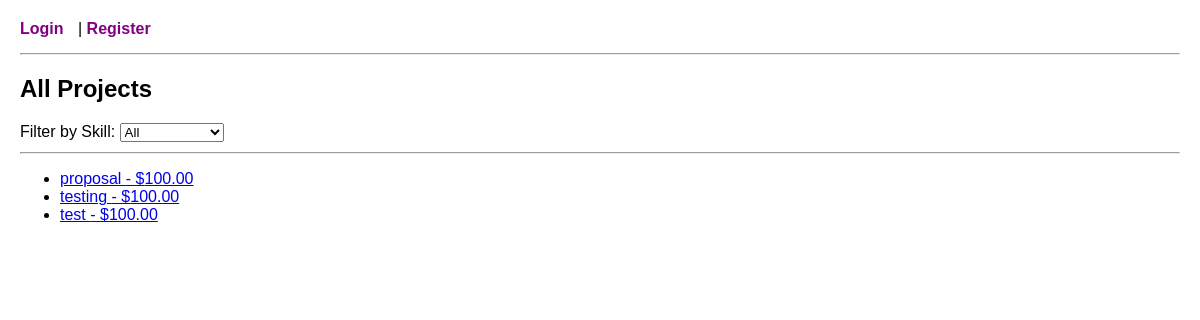
/projects/, run on the app's committed database.
### core/models.py (models this page shows, shortened)
class Project(models.Model):
    client = models.ForeignKey(CustomUser, on_delete=models.CASCADE)
    title = models.CharField(max_length=255)
    description = models.TextField()
    budget = models.DecimalField(max_digits=10, decimal_places=2)
    created_at = models.DateTimeField(auto_now_add=True)
    skills = models.ManyToManyField(SkillTag, blank=True)

### core/views.py (the view)
# urls.py: path('projects/', views.project_list, name='project_list'),
def project_list(request):
    skill_filter = request.GET.get('skill')
    if skill_filter:
        projects = Project.objects.filter(skills__name=skill_filter).distinct()
    else:
        projects = Project.objects.all().order_by('-created_at')
    skills = SkillTag.objects.all()
    return render(request, 'core/project_list.html', {'projects': projects, 'skills': skills})

### core/templates/core/project_list.html (shortened to what this page needs)
{% extends 'core/base.html' %}
{% block content %}
<h2>All Projects</h2>
<form method="GET">
    <label for="skill">Filter by Skill:</label>
    <select name="skill" id="skill" onchange="this.form.submit()">
        <option value="">All</option>
    </select>
</form>
<hr>
<ul>
    {% for project in projects %}
        <li>
            <a href="{% url 'project_detail' project.id %}">
                {{ project.title }} - ${{ project.budget }}
            </a>
        </li>
    {% empty %}
        <li>No projects found.</li>
    {% endfor %}
</ul>
{% endblock %}

### core/templates/core/base.html (style rules this page uses)
body { font-family: Arial, sans-serif; margin: 20px; }
hr { margin-top: 10px; }

### data on the page
Project: title "proposal", budget "100.00"
Project: title "testing", budget "100.00"
Project: title "test", budget "100.00"
